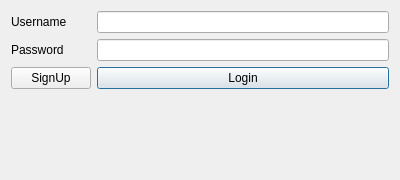
<?xml version="1.0" encoding="UTF-8"?>
<ui version="4.0">
 <class>LoginForm</class>
 <widget class="QDialog" name="LoginForm">
  <property name="geometry">
   <rect>
    <x>0</x>
    <y>0</y>
    <width>400</width>
    <height>180</height>
   </rect>
  </property>
  <property name="windowTitle">
   <string>Dialog</string>
  </property>
  <layout class="QVBoxLayout" name="verticalLayout_2">
   <item>
    <layout class="QVBoxLayout" name="verticalLayout">
     <item>
      <layout class="QFormLayout" name="formLayout">
       <item row="1" column="0">
        <widget class="QLabel" name="label">
         <property name="text">
          <string>Username</string>
         </property>
        </widget>
       </item>
       <item row="1" column="1">
        <widget class="QLineEdit" name="username"/>
       </item>
       <item row="2" column="0">
        <widget class="QLabel" name="label_2">
         <property name="text">
          <string>Password</string>
         </property>
        </widget>
       </item>
       <item row="2" column="1">
        <widget class="QLineEdit" name="password">
         <property name="frame">
          <bool>true</bool>
         </property>
         <property name="echoMode">
          <enum>QLineEdit::Password</enum>
         </property>
        </widget>
       </item>
       <item row="3" column="1">
        <widget class="QPushButton" name="pushButton">
         <property name="sizePolicy">
          <sizepolicy hsizetype="Minimum" vsizetype="Fixed">
           <horstretch>2</horstretch>
           <verstretch>0</verstretch>
          </sizepolicy>
         </property>
         <property name="text">
          <string>Login</string>
         </property>
        </widget>
       </item>
       <item row="3" column="0">
        <widget class="QPushButton" name="signup">
         <property name="sizePolicy">
          <sizepolicy hsizetype="Minimum" vsizetype="Fixed">
           <horstretch>1</horstretch>
           <verstretch>0</verstretch>
          </sizepolicy>
         </property>
         <property name="text">
          <string>SignUp</string>
         </property>
        </widget>
       </item>
      </layout>
     </item>
    </layout>
   </item>
  </layout>
 </widget>
 <resources/>
 <connections/>
</ui>
